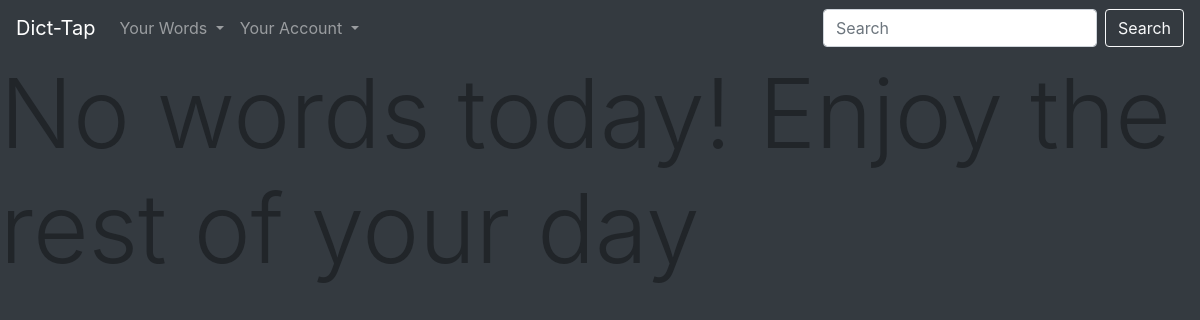
/practice (signed in), run on an earlier commit of the app's database.
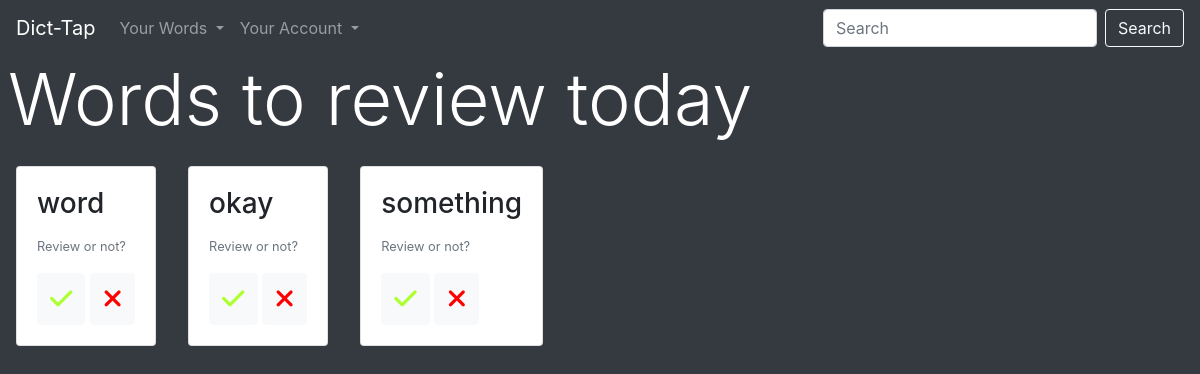
And on a later commit of the database.
### flaskapp/models.py (models this page shows, shortened)
class Word(db.Model):
    id = db.Column(db.Integer, primary_key=True)
    word = db.Column(db.String(45), unique=True, nullable=False)
    time = db.Column(db.DateTime, nullable=False, default=datetime.utcnow)
    due_date = db.Column(db.DateTime, nullable=False)
    user_id = db.Column(db.Integer, db.ForeignKey('user.id'), nullable=False)
    level = db.Column(db.Integer, nullable=False)

### flaskapp/routes.py (the view)
@app.route("/practice")
@login_required
def practice():
    user_words = User.query.get(current_user.id).words
    due_today = []
    for word in user_words:
        if (word.due_date.date() <= datetime.today().date()):
            due_today.append(word)
    return render_template('practice.html', name='practice', background_color="rgb(52,58,64)", words_due_today=due_today)

### flaskapp/models.py (called while the page is built)
@login_manager.user_loader
def load_user(user_id):
    return User.query.get(int(user_id))

### flaskapp/templates/practice.html (shortened to what this page needs)
{% extends "layout3.html" %}
{% block a %}
    {% if words_due_today != [] %}
        <h1 class="display-3 ml-2" style="color: white">Words to review today</h1>
        <div class="card-group">
            {% for word in words_due_today %}
            <div class="">
                <div class="card m-3">
                    <div class="card-body">
                      <h3 class="card-title">{{ word.word }}</h3>
                      <p class="card-text"><small class="text-muted">Review or not?</small></p>
                      <button type="button" class="btn btn-light">
                        <span style="color:greenyellow; font-size: 160%">
                            <i class="fas fa-check"></i>
                        </span>
                    </button>
                    <button type="button" class="btn btn-light">
                        <span style="color: red; font-size: 160%;">
                            <i class="fas fa-times"></i>
                        </span>
                    </button>
                    </div>
                  </div>
                </div>
            {% endfor %}
        </div>
    {% else %}
        <h1 class="display-1 ">No words today! Enjoy the rest of your day</h1>
    {% endif %}
{% endblock a %}

What changed in the data, as far as the page shows it:
added Word: word "word"
added Word: word "okay"
added Word: word "something"
Also different on the page:
text no longer shown: "No words today! Enjoy the rest of your day"
text now shown: "Words to review today"
